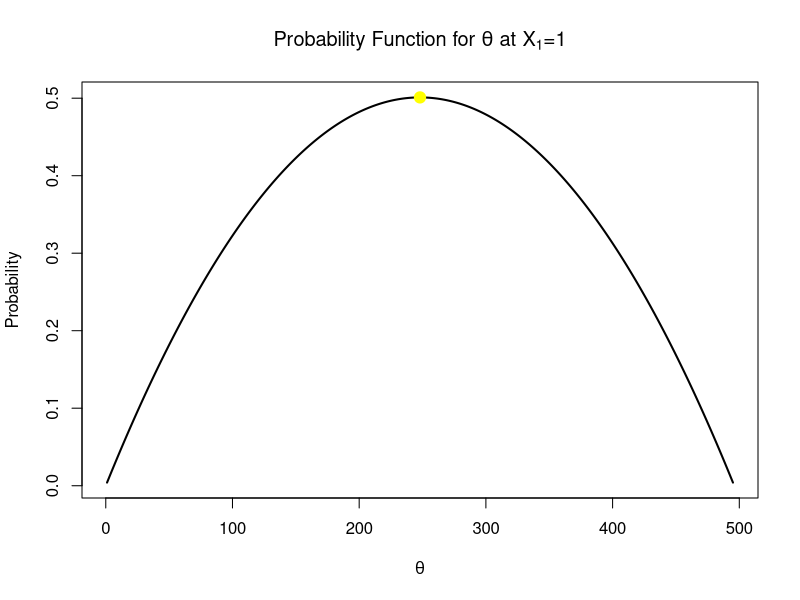
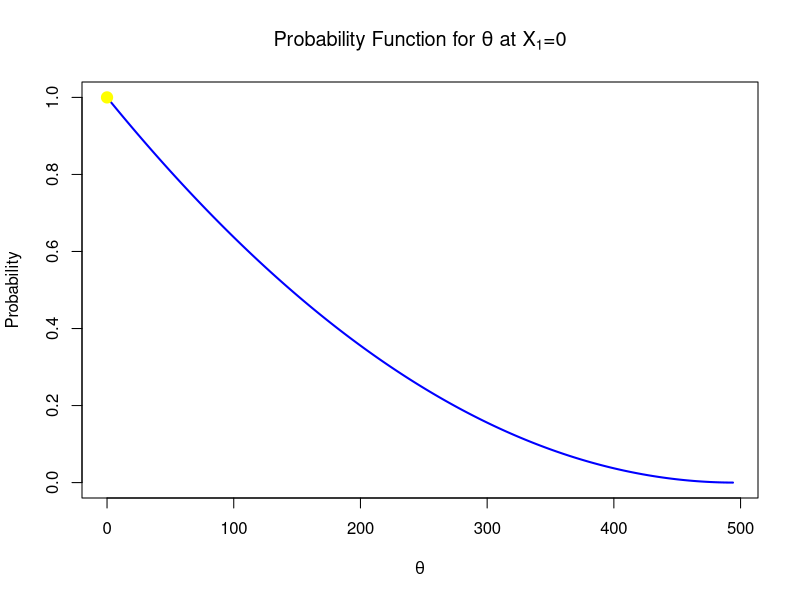

Source code (R) for these figures, in order:
## ---- chunk 1
knitr::opts_chunk$set(echo = TRUE)
## ---- chunk 2

#Case 1: Observing 1 dirty packet
N_1 <- 496
n_1 <- 2
x_1 <- 1

#the possible theta values 
possible_theta <- 1:495

#Calculating the hypergeometric probability
probability <- dhyper(x_1, possible_theta, N_1-possible_theta, n_1)


#finding the max values for theta and the max probability
theta_max <- possible_theta[which.max(probability)]
max_prob <-max(probability)

#Plotting the function
plot(
  possible_theta,
  probability,
  type="l", 
  col = "black", 
  lwd =2,
  xlab = expression(theta),
  ylab="Probability",
  main = expression(paste("Probability Function for ", theta, " at ", X[1], "=1")))

  #adding a point to indicate the Max
  points(theta_max, max_prob, col="yellow", pch=19, cex=1.5)
  
  #print results 
  print(paste("The maximum value for theta is:", theta_max))
  print(paste("The maximum Probability is:", max_prob))
  

## ---- chunk 3

#Case 2: Observing 0 dirty packet
N_1 <- 496
n_1 <- 2
x_1 <- 0

#the possible theta values 
possible_theta <- 0:494

#Calculating the hypergeometric probability
probability <- dhyper(x_1, possible_theta, N_1-possible_theta, n_1)

#finding the max values for theta and the max probability
theta_max <- possible_theta[which.max(probability)]
max_prob <-max(probability)

#Plotting the function
plot(
  possible_theta,
  probability,
  type="l", 
  col = "blue", 
  lwd =2,
  xlab = expression(theta),
  ylab="Probability",
  main = expression(paste("Probability Function for ", theta, " at ", X[1], "=0")))
  
  #adding a point to indicate the Max
  points(theta_max, max_prob, col="yellow", pch=19, cex=1.5)
  
  #print results 
  print(paste("The maximum value for theta is:", theta_max))
  print(paste("The maximum Probability is:", max_prob))
